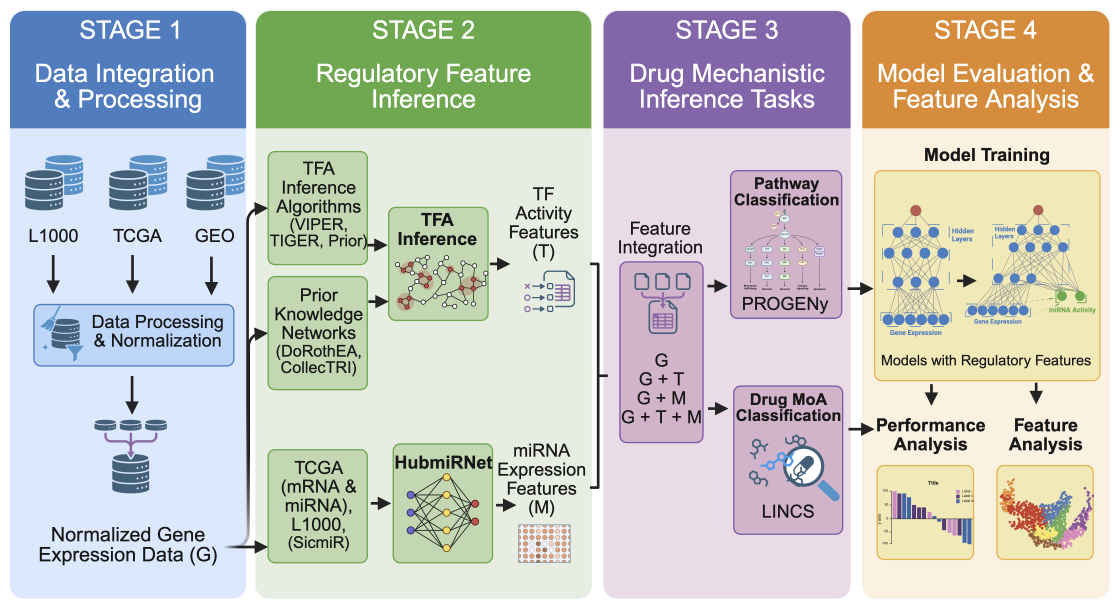
#> input picture figures/figure1/figure1_workflow.png, 3352 x 1818 px (shown at 1/3 size)
$ python recolor_workflow.py
#> lines starting #> are read from the running program, lines starting #| are printed output that depends on the picture
#!/usr/bin/env python3
"""Create palette-only variants of the original Figure 1.

Only pixels belonging to the four large header fills and four large panel-body
fills are recolored. All foreground artwork, text, arrows, and geometry remain
from the original raster.
"""

from pathlib import Path
from typing import Optional, Tuple

import numpy as np
from PIL import Image


HERE = Path(__file__).resolve().parent
SOURCE = HERE / "figure1_workflow.png"

# Inclusive panel regions in the original 3352 x 1818 artwork.
PANELS = (
    {"x": (18, 744), "header": (81, 124, 190), "body": (220, 232, 253)},
    {"x": (757, 1782), "header": (112, 168, 82), "body": (231, 238, 225)},
    {"x": (1799, 2557), "header": (131, 101, 170), "body": (234, 220, 230)},
    {"x": (2576, 3338), "header": (213, 141, 61), "body": (250, 241, 224)},
)

# The three options retain the original blue/green/violet/orange identities.
VARIANTS = {
    "Fig1_palette_A_mineral.png": {
        "headers": ("#347DAA", "#609B56", "#8068A0", "#DD852E"),
        "body_strength": (0.135, 0.020),
    },
    "Fig1_palette_B_editorial_muted.png": {
        "headers": ("#2E6588", "#557D5B", "#6F608B", "#B96B40"),
        "body_strength": (0.090, 0.000),
    },
    "Fig1_palette_C_soft_modern.png": {
        "headers": ("#3C7198", "#5B8C70", "#846A96", "#CC7D43"),
        "body_strength": (0.155, 0.035),
    },
}


def hex_rgb(value: str) -> np.ndarray:
    value = value.lstrip("#")
    return np.array([int(value[i : i + 2], 16) for i in (0, 2, 4)], dtype=float)


def mixture_mask(region: np.ndarray, source: tuple[int, int, int], tolerance: float = 4.0):
    """Find a flat fill and its antialiased mixture with white."""
    pix = region.astype(float)
    src = np.array(source, dtype=float)
    white = np.full(3, 255.0)
    direction = src - white
    alpha = np.sum((pix - white) * direction, axis=2) / np.sum(direction * direction)
    alpha_clipped = np.clip(alpha, 0.0, 1.0)
    reconstructed = white + alpha_clipped[..., None] * direction
    residual = np.linalg.norm(pix - reconstructed, axis=2)
    mask = (alpha > 0.035) & (alpha < 1.025) & (residual <= tolerance)
    return mask, alpha_clipped


def recolor_fill(
    canvas: np.ndarray,
    box: tuple[int, int, int, int],
    source: tuple[int, int, int],
    replacement: np.ndarray,
    vertical_fade: Optional[Tuple[float, float]] = None,
) -> None:
    x0, y0, x1, y1 = box
    region = canvas[y0:y1, x0:x1, :3]
    mask, edge_alpha = mixture_mask(region, source)
    white = np.full(3, 255.0)

    if vertical_fade is None:
        target = np.broadcast_to(replacement, region.shape)
    else:
        top_strength, bottom_strength = vertical_fade
        position = np.linspace(0.0, 1.0, region.shape[0], dtype=float)
        # Smoothstep gives a quiet editorial fade without a visible band.
        smooth = position * position * (3.0 - 2.0 * position)
        strength = top_strength + (bottom_strength - top_strength) * smooth
        row_color = white + strength[:, None] * (replacement - white)
        target = np.broadcast_to(row_color[:, None, :], region.shape)

    composited = white + edge_alpha[..., None] * (target - white)
    region[mask] = np.rint(composited[mask]).astype(np.uint8)


def create_variant(output_name: str, spec: dict) -> None:
#> called with output_name = 'Fig1_palette_A_mineral.png'
    image = Image.open(SOURCE).convert("RGBA")
#> image is the input picture: PIL image 3352x1818 RGBA; mean R, G, B, A 201, 202, 196, 255
    canvas = np.array(image)
    height, width = canvas.shape[:2]
#> height = 1818; width = 3352
    if (width, height) != (3352, 1818):
        raise ValueError(f"Unexpected source size: {(width, height)}")

    for panel, header_hex in zip(PANELS, spec["headers"]):
        x0, x1 = panel["x"]
        header_color = hex_rgb(header_hex)
        recolor_fill(canvas, (x0, 20, x1, 385), panel["header"], header_color)
        recolor_fill(
            canvas,
            (x0, 384, x1, 1801),
            panel["body"],
            header_color,
            vertical_fade=spec["body_strength"],
        )
#> this loop made 4 passes
#> pass 1, in recolor_fill, `region = canvas[y0:y1, x0:x1, :3]`:
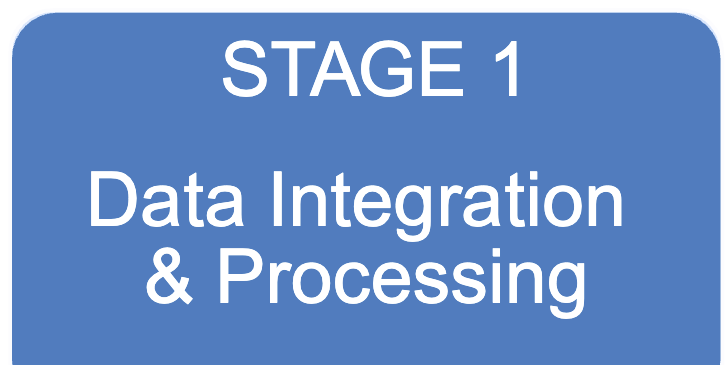
#> region: shape (365, 726, 3); mean R, G, B 107.9, 144.3, 200.1
#> pass 1, in mixture_mask, `alpha = np.sum((pix - white) * direction, axis=2) / np.sum(direction *..`:
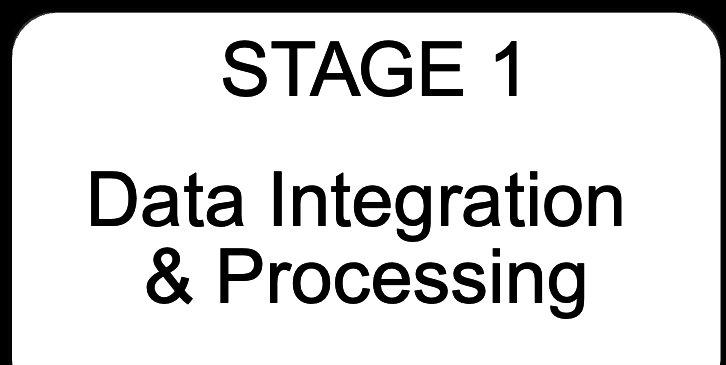
#> alpha: shape (365, 726) float64; min 0, max 1, mean 0.845
#> after the loop:
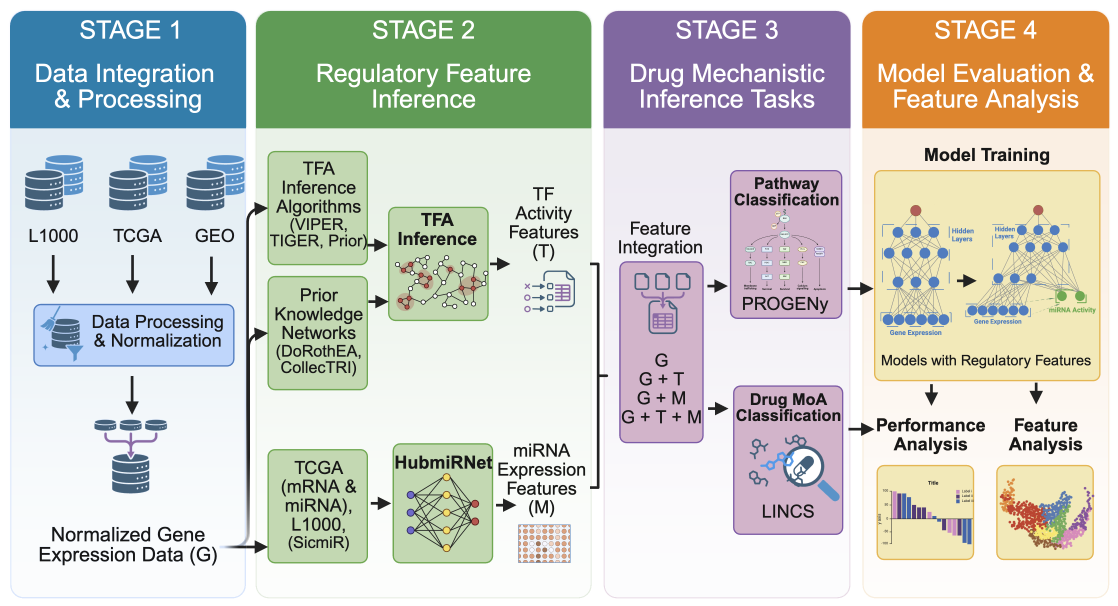
#> canvas: shape (1818, 3352, 4) (shown at 1/3 size); mean R, G, B, A 204.6, 206.8, 199.2, 255

    Image.fromarray(canvas).save(HERE / output_name, optimize=True)


if __name__ == "__main__":
    for filename, variant in VARIANTS.items():
        create_variant(filename, variant)
